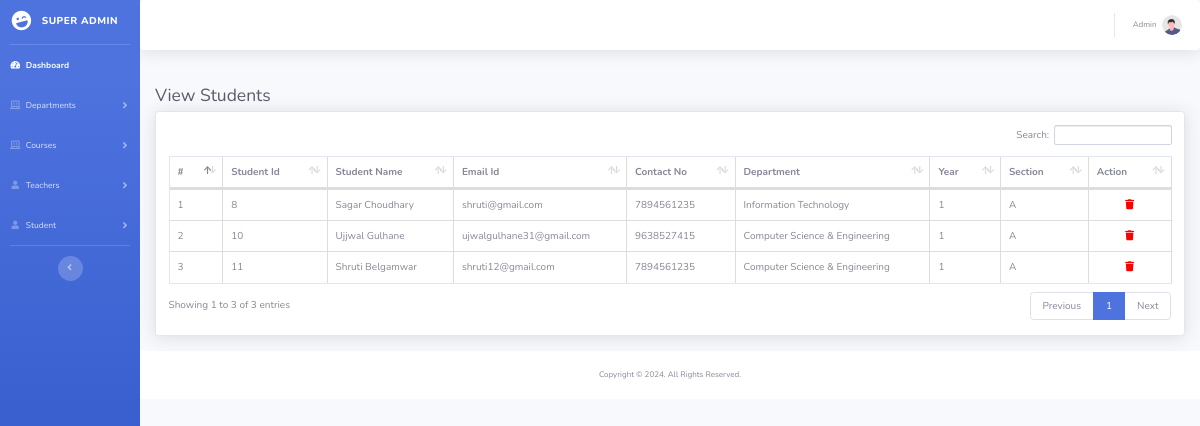
The page /admin/viewstudent.php?error=1 (signed in) on the database as committed earlier.
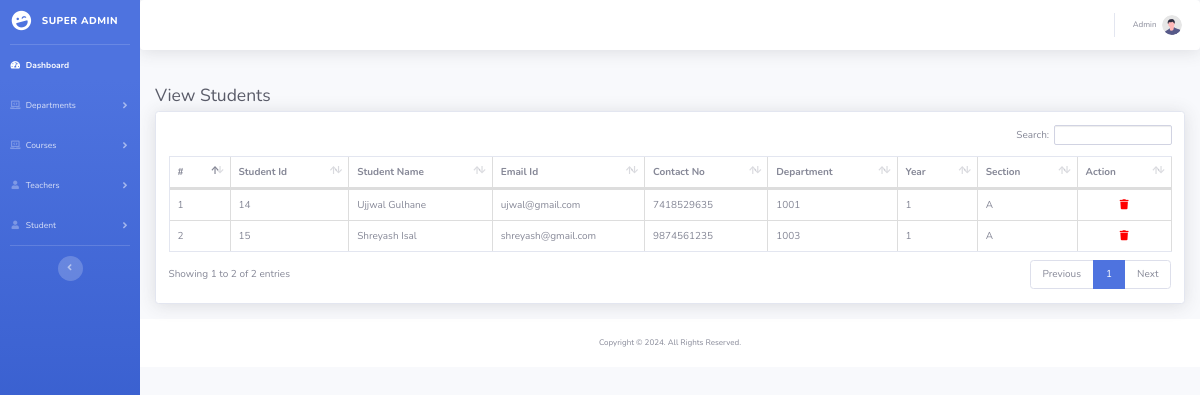
The same page on the database as committed later.
### tables this page shows
CREATE TABLE `students` (
  `student_id` int(255) NOT NULL,
  `name` varchar(100) NOT NULL,
  `email` varchar(100) DEFAULT NULL,
  `contact` varchar(20) DEFAULT NULL,
  `department` varchar(100) DEFAULT NULL,
  `year` int(11) DEFAULT NULL,
  `sect` varchar(230) NOT NULL,
  `password` varchar(230) NOT NULL DEFAULT '12345'
);

### admin/viewstudent.php (the view, shortened to what this page needs)
<?php session_start();
if(strlen($_SESSION['aid'])==0)
  {
header('location:index.php');
}
else{
include 'header.php';
?>
<div class="container-fluid">
    <h1 class="h3 mb-2 text-gray-800">View Students</h1>
    <div class="card shadow mb-4">
        <div class="card-body">
            <div class="table-responsive">
                <table class="table table-bordered" id="example1" width="100%" cellspacing="0">
                    <thead>
                        <tr>
                        <th>#</th>
                        <th>Student Id</th>
                            <th>Student Name</th>
                            <th>Email Id</th>
                            <th>Contact No</th>
                            <th>Department</th>
                            <th>Year</th>
                            <th>Section</th>
                            <th>Action</th>
                        </tr>
                    </thead>
                    <tbody>
                        <?php
                        include '../db.php';
                        $sql = "SELECT * FROM `students`";
                        $result = $conn->query($sql);
                        $cnt = 1;
                        if ($result->num_rows > 0) {
                            while ($row = $result->fetch_assoc()) {
                        ?>
                                <tr>
                                <td><?php echo $cnt++; ?></td>
                                <td><?php echo $row['student_id']; ?></td>
                                    <td><?php echo $row['name']; ?></td>
                                    <td><?php echo $row['email']; ?></td>
                                    <td><?php echo $row['contact']; ?></td>
                                    <td><?php echo $row['department']; ?></td>
                                    <td><?php echo $row['year']; ?></td>
                                    <td><?php echo $row['sect']; ?></td>
                                    <td><center><a href="deletestudent.php?id=<?php echo $row['student_id']; ?>"><i class="fas fa-trash" style="color: red;"></i></a>
                                </center></td>
                                </tr>
                        <?php
                            }
                        } else {
                            echo "<tr><td colspan='3'>No Students found</td></tr>";
                        }
                        ?>
                    </tbody>
                </table>
            </div>
        </div>
    </div>
</div>
<?php
}
include 'footer.php';
?>

Rows that differ between the two databases and show on the page:
removed students: student_id "8", name "Sagar Choudhary", email "shruti@gmail.com", contact "7894561235", department "Information Technology", year "1", sect "A"
removed students: student_id "10", name "Ujjwal Gulhane", email "ujwalgulhane31@gmail.com", contact "9638527415", department "Computer Science & Engineering", year "1", sect "A"
removed students: student_id "11", name "Shruti Belgamwar", email "shruti12@gmail.com", contact "7894561235", department "Computer Science & Engineering", year "1", sect "A"
added students: student_id "14", name "Ujjwal Gulhane", email "ujwal@gmail.com", contact "7418529635", department "1001", year "1", sect "A"
added students: student_id "15", name "Shreyash Isal", email "shreyash@gmail.com", contact "9874561235", department "1003", year "1", sect "A"
Other text that changed with them:
text written by a page script: "Search: Showing 1 to 3 of 3 entries Previous 1 Next" → "Search: Showing 1 to 2 of 2 entries Previous 1 Next"
